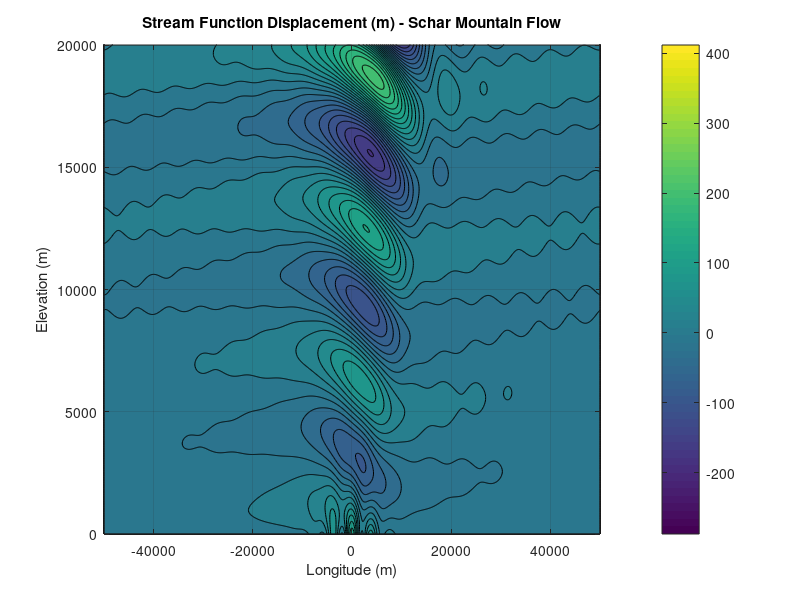
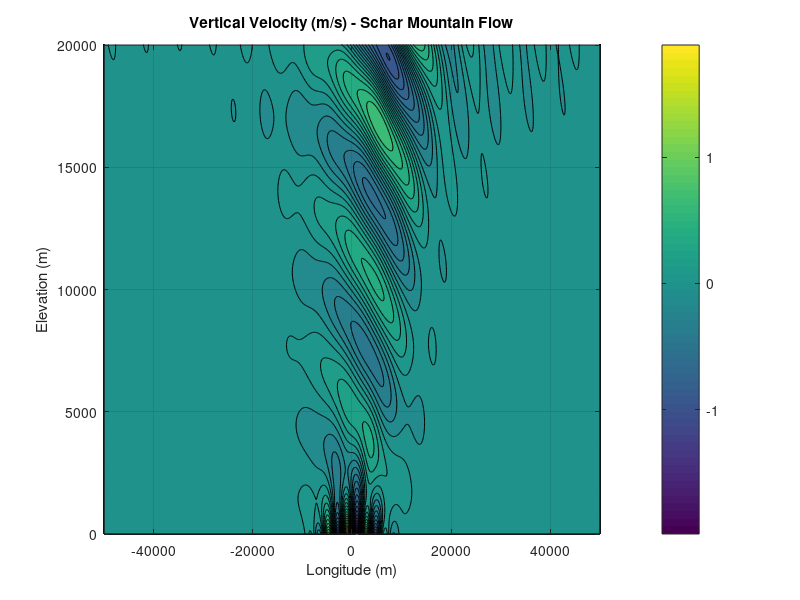
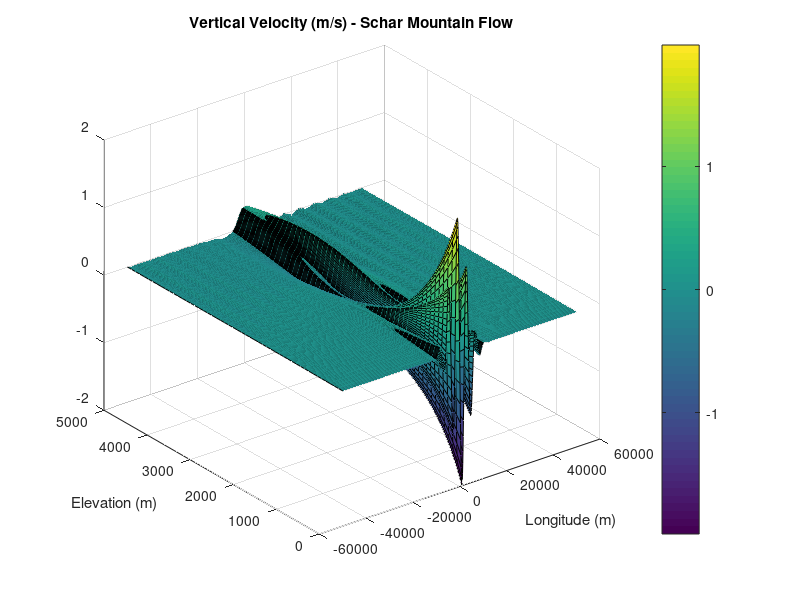

The MATLAB script that drew these images, in order:
function [X,Z,w] = ScharFlowAnalyticalKlemp();

%% Common physical constants
p0 = 1.0E5;
cp = 1004.5;
Rd = 287.0;
cv = cp - Rd;
T0 = 280.0;
g = 9.80616;
U = 10.0;
N = 0.01;
ac = 5000.0;
hc = 250.0;
lc = 4000.0;

%% Schar Mountain Case
%
nx = 1024;
nz = 256;
x = [-50000.0 50000.0];
z = [0.0 25000.0];
xd = linspace(x(1),x(2),nx);
zd = linspace(z(1),z(2),nz);
nx = length(xd);
nz = length(zd);
LX = abs(x(2)-x(1));
LZ = abs(z(2)-zd(1));
[X,Z] = meshgrid(xd,zd);
% Initialize the transforms of solutions
ETA = 0.0*X';
W = 0.0*X';

% Define the Fourier space for ONE SIDED TRANSFORMS (Smith, 1979)
kxf = (2*pi/LX)*([0:nx/2-1 -nx/2:-1]);
kxh = (2*pi/LX)*(0:nx/2-1);
kx2 = kxh.^2;

% Define the topography function (Schar Moutnain)
hx = hc * exp(-(1/ac)^2 * xd.^2) .* cos((pi/lc) * xd) .* cos((pi/lc) * xd);
hk = fft(hx);

%% Check the inverse transform of the mountain profile
%{
% The analytical transform of the mountain profile (Klemp, 2003) full 2
% sided formula... need only half for the subsequent transform operations
% and is adapted from the reference to include the constant used by Matlab
% in computing fft and ifft (1/nx)
A = 0.25 * ac^2;
KP = 2*pi / lc;
hka = 0.25 * hc * ac / nx * (2 * exp(-A*kxf.^2) + ...
    exp(-A * (KP - kxf).^2) + ...
    exp(-A * (KP + kxf).^2));
HXF = ifft(hkf);
HXA = fftshift(ifft(hka));
figure
plot(xd,real(HXF),xd,real(HXA)); grid on; pause;
%}

rho0 = p0/(Rd*T0);
% Build the transforms of stream function displacement and vertical velocity
for ii=1:nx/2
    beta2 = N^2/U^2 - kx2(ii);
    if beta2 < 0
        beta = sqrt(-beta2);
        arge = -beta;
    elseif beta2 > 0
        beta = sqrt(beta2);
        arge = 1i * beta;
    end
    
    for jj=1:nz
        xid = zd(jj);
        % Compute the smooth, stratified reference fields
        TZ = T0 * exp(N^2/g * xid);
        EXP = g^2 / (cp*T0*N^2) * (exp(-N^2/g*xid) - 1.0) + 1.0;
        rho = p0/(Rd*TZ) * EXP^(cv/Rd);
        
        % One sided transforms double the energy for the inversion
        ETA(ii,jj) = sqrt(rho0/rho) * hk(ii) * exp(arge * xid);
        W(ii,jj) = 1i * kxf(ii) * U * ETA(ii,jj);
    end
end

eta = real(ifft(ETA,[],1));
w = 2 * real(ifft(W,[],1));
%%
figure
contourf(X,Z,eta',40); colorbar; grid on;
ylim([0.0 20000.0]);
title('Stream Function Displacement (m) - Schar Mountain Flow');
xlabel('Longitude (m)');
ylabel('Elevation (m)');
figure
contourf(X,Z,w',40); colorbar; grid on;
ylim([0.0 20000.0]);
title('Vertical Velocity (m/s) - Schar Mountain Flow');
xlabel('Longitude (m)');
ylabel('Elevation (m)');
figure
surf(X,Z,w'); colorbar; grid on;
ylim([0.0 5000.0]);
title('Vertical Velocity (m/s) - Schar Mountain Flow');
xlabel('Longitude (m)');
ylabel('Elevation (m)');
%}
%% Save the data
%
close all;
fileStore = 'AnalyticalSchar_8KRL.mat';
save(fileStore);
%}